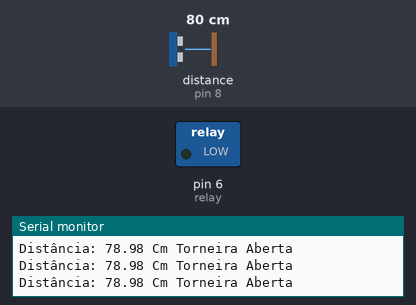
The sketch below on a simulated Arduino Mega 2560, built with avr-gcc and run on an emulated ATmega2560. Parts: switched loads named in the sketch (green lamp = pin HIGH), the last lines printed to the serial monitor. Wiring (from diagram.json): ultrasonic range finder: trigger pin 7; echo pin 8. The test bench sets the inputs (shaded band); at power-on: distance to the obstacle (sensor on pin 8) 80 cm. The echo pulse lasts 58.3 µs per cm; pins used as bus, display or sensor lines are not drawn.

Above: at 1.2 s.
1.3 s: distance to the obstacle (sensor on pin 8) set to 96 cm
4.3 s: distance to the obstacle (sensor on pin 8) set to 107 cm
At 5.2 s:
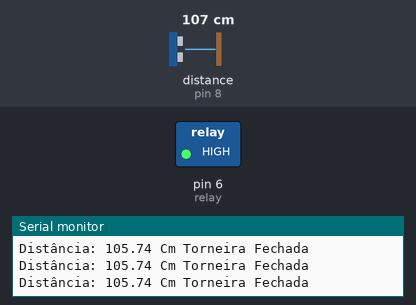
5.8 s: distance to the obstacle (sensor on pin 8) set to 2 cm
At 6.2 s:
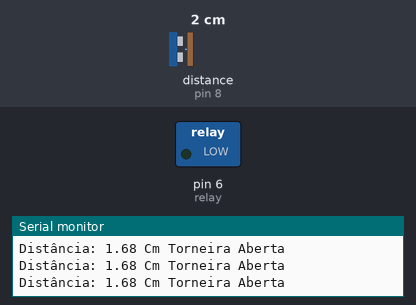
7.3 s: distance to the obstacle (sensor on pin 8) set to 120 cm
At 8.3 s:
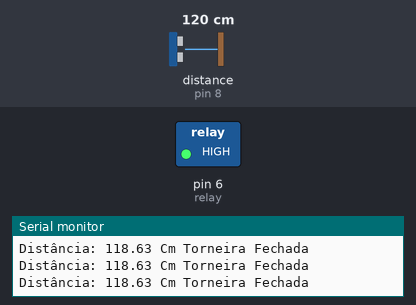
Timing chart, 0 to 9.8 s (numbered marks = the images above; inputs shaded):
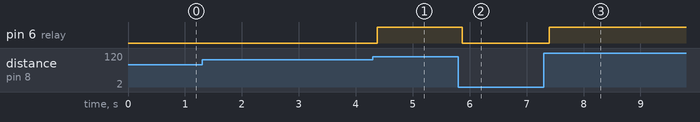

The sketch:

Sensor_de_presen_a_com_rele_e_Ultrasom.ino
```cpp
int trigPin = 7;
int echoPin = 8;
int relay = 6;
const int limiteDistancia = 100;

void setup() {
  Serial.begin(9600);
  pinMode(trigPin, OUTPUT);
  pinMode(echoPin, INPUT);
  pinMode(relay, OUTPUT);
}

void loop() {
  digitalWrite(trigPin, LOW);
  delayMicroseconds(2);
  digitalWrite(trigPin, HIGH);
  delayMicroseconds(10);
  digitalWrite(trigPin, LOW);

  long duracion = pulseIn(echoPin, HIGH);
  float distancia = duracion * 0.034 / 2;

  Serial.print("Distância: ");
  Serial.print(distancia);
  Serial.print(" Cm");

  if (distancia < limiteDistancia) {
    digitalWrite(relay, LOW);
    Serial.println(" Torneira Aberta");
  } else {
    digitalWrite(relay, HIGH);
    Serial.println(" Torneira Fechada");
  }
  delay(100);
}
```

Measured:
- the behaviour switches between 101 and 102 cm on distance to the obstacle (sensor on pin 8) (found by bisection; images 0 and 1)
- after the input at 4.3 s, pin 6 (relay): LOW → HIGH after 0.07 s
- after the input at 5.8 s, pin 6 (relay): HIGH → LOW after 0.07 s
- after the input at 7.3 s, pin 6 (relay): LOW → HIGH after 0.10 s
